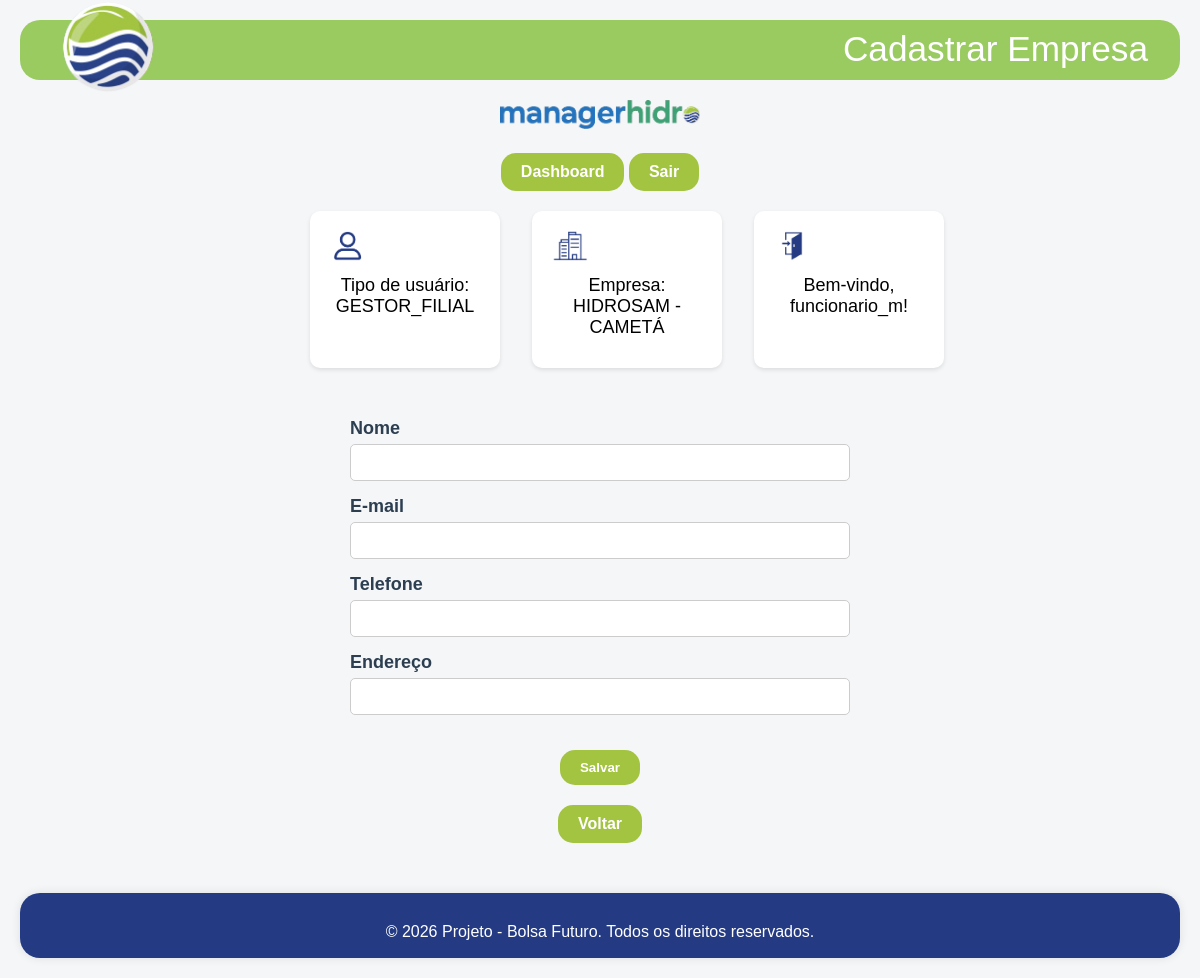
Screenshot of /empresas/empresas/nova/ (signed in) with the database file from the repository.
### usuarios/models.py (models this page shows, shortened)
class Usuario(AbstractUser):
    TIPOS_USUARIO = [
        ('GERENTE_MATRIZ', 'Gerente Matriz'),
        ('GERENTE_FILIAL', 'Gerente Filial'),
        ('GESTOR_MATRIZ', 'Gestor Matriz'),
        ('GESTOR_FILIAL', 'Gestor Filial'),
        ('FUNCIONARIO', 'Funcionário'),
    ]
    empresa = models.ForeignKey(Empresa, on_delete=models.CASCADE, null=True, blank=True)
    tipo_usuario = models.CharField(max_length=20, choices=TIPOS_USUARIO, null=True, blank=True)
    status_ativo = models.BooleanField(default=False)

### empresas/models.py (models this page shows, shortened)
class Empresa(models.Model):
    nome = models.CharField(max_length=150)
    endereco = models.CharField(max_length=255)
    email = models.EmailField()
    telefone = models.CharField(max_length=20)

### empresas/views.py (the view, shortened to what this page needs)
# urls.py: path('empresas/nova/', views.cadastrar_empresa, name='cadastrar_empresa'),
def cadastrar_empresa(request):
    return render(request, 'empresas/cadastro_empresa.html', {
        'header_title': 'Cadastrar Empresa'
    })

### empresas/templates/empresas/cadastro_empresa.html (shortened to what this page needs)
{% extends 'base.html' %}
{% block content %}
  <form method="post" class="form-cadastro">
    <div class="form-fields">
      <p>
        <label for="nome">Nome</label>
        <input type="text" name="nome" id="nome" value="{{ empresa.nome|default:'' }}" required>
      </p>
      <p>
        <label for="email">E-mail</label>
        <input type="email" name="email" id="email" value="{{ empresa.email|default:'' }}" required>
      </p>
      <p>
        <label for="telefone">Telefone</label>
        <input type="text" name="telefone" id="telefone" value="{{ empresa.telefone|default:'' }}" required>
      </p>
      <p>
        <label for="endereco">Endereço</label>
        <input type="text" name="endereco" id="endereco" value="{{ empresa.endereco|default:'' }}" required>
      </p>
    </div>
    <button type="submit" class="btn">Salvar</button>
    <a href="{% url 'lista_empresas' %}" class="btn">Voltar</a>
  </form>
{% endblock %}

### templates/header.html (shortened to what this page needs)
{% load static %}
<header>
  <div class="header-content"></div>
    <div class="logo-container">
      <img src="{% static 'img/logo-hidro.png' %}" alt="Logo" class="logo-img">
    </div>
    {% if header_title %}
      <h1 class="header-title">{{ header_title }}</h1>
    {% endif %}
</header>
<nav class="center">
  <img src="{% static 'img/logo-sistema.png' %}" alt="Imagem centralizada" class="logo-sistema">
  {% if request.user.is_authenticated %}
    <div>
      {% if request.path != '/dashboard/' %}
      <a href="{% url 'dashboard' %}" class="btn">Dashboard</a>
      {% endif %}
      <a href="{% url 'logout' %}" class="btn">Sair</a>
    </div>
  </nav>
    <div class="row">
    <div class="card">
      <img src="{% static 'img/usuario.png' %}" alt="Logo" class="card-img">
      <p class="center">Tipo de usuário: {{ user.tipo_usuario }}</p>
    </div>
    <div class="card">
      <img src="{% static 'img/empresa.png' %}" alt="Logo" class="card-img">
      <p class="center">Empresa: {{ user.empresa.nome }}</p>
    </div>
    <div class="card">
      {% if request.user.is_authenticated %}
        <img src="{% static 'img/login.png' %}" alt="Logo" class="card-img">
        <p class="center">Bem-vindo, {{ request.user.username }}! </p>
      {% endif %}
    </div>
  </div>
  {% endif %}

### usuarios/static/css/style.css (style rules this page uses)
body { font-family: Arial, sans-serif; background-color: #f4f6f8; margin: 0; padding: 20px; }
h1, h2 { color: #2c3e50; text-align: center; }
p { font-size: 18px; margin: 10px 0; }
.center { text-align: center; }
header { position: relative; height: 60px; background-color: transparent; }
.header-content { background-color: #9acb61; height: 100%; width: 100%; position: relative; top: 0; left: 0; z-index: 1; border-radius: 20px; }
.logo-container { position: absolute; top: 50%; left: 2rem; transform: translateY(-50%); z-index: 2; }
.logo-img { height: 100px; width: auto; object-fit: contain; }
.header-title { position: absolute; right: 2rem; color: white; font-size: 2.2rem; font-weight: 20; z-index: 2; top: -25%; }
.card { background-color: #fff; border-radius: 10px; box-shadow: 0 2px 4px rgba(0, 0, 0, 0.1); padding: 20px; margin: 20px 0; max-width: 150px; }
.row { margin-left: 25%; display: flex; flex-wrap: wrap; gap: 2rem; }
.card-img { height: 30px; width: auto; object-fit: contain; }
.btn { display: inline-block; margin-top: 20px; padding: 10px 20px; background-color: #a3c441; color: white; text-decoration: none; border-radius: 15px; font-weight: bold; border: none; }
.form-login, .form-cadastro { top: 30px; display: flex; flex-direction: column; align-items: center; }
.form-fields { width: 100%; max-width: 500px; }
.form-fields p { margin-bottom: 15px; }
.form-fields label { display: block; margin-bottom: 5px; font-weight: bold; color: #2c3e50; }
.form-fields input, .form-fields select, .form-fields textarea { width: 100%; padding: 10px; border: 1px solid #ccc; border-radius: 5px; box-sizing: border-box; }
.logo-sistema { max-width: 200px; margin-top: 20px; }

### rows the page displays
Usuario: tipo_usuario "GESTOR_FILIAL", empresa.nome "HIDROSAM - CAMETÁ", user.username "funcionario_m"

### other values shown
{{ header_title }} "Cadastrar Empresa"
